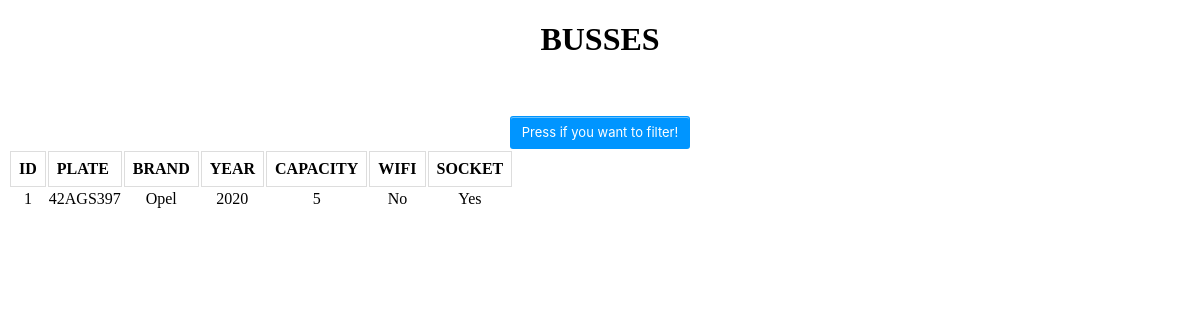
The page /busses.php on the database its author committed.
### tables this page shows
CREATE TABLE `busses` (
  `bid` int(11) NOT NULL,
  `plate` varchar(9) DEFAULT NULL,
  `brand` varchar(15) DEFAULT NULL,
  `bus_year` int(11) DEFAULT NULL,
  `capacity` int(11) DEFAULT NULL,
  `is_wifi` varchar(5) DEFAULT NULL,
  `is_socket` varchar(5) DEFAULT NULL
);

### filter_busses.php (called while the page is built, shortened)
<?php
    include "config.php";
    if(isset($_POST["search"]))
    {
        $add_AND = false;
        $add_WHERE = false;
        $sql_statement = "SELECT * FROM busses";
        $filter_states = "";
        foreach($_POST as $key=>$var)
        {
            if($key != "search" && $key != "click" && $key != "cage" && !strpos($key,"option") && !strpos($key,"2"))
            {
                if(($key === "cid"  &&!empty($_POST["cid"])) || ($key ==="age" && !empty($_POST["age"])))
                {
                    if($add_AND)
                    {
                        $filter_states = addAndToQ($filter_states);
                    }
                    $filter_states = $filter_states." ".$key. " ".$_POST[$key."-option"]." ".$_POST[$key];
                    $add_AND = true;
                    $add_WHERE = true;
                }
                else if($key ==="cid1" || $key == "cid2" || $key ==="age1" || $key ==="age2"){
                    if($key ==="cid1" && !empty($_POST["cid1"]) || ($key ==="age1" && !empty($_POST["age1"]))){
                        $keysubstr =  mb_substr($key, 0, 3);
                        if($add_AND)
                        {
                            $filter_states = addAndToQ($filter_states);
                        }
                        if(isset($_POST[$keysubstr."2"]) &&  !empty($_POST[$keysubstr."2"]))
                        {
                            $filter_states = $filter_states." ".$keysubstr. " > ".$_POST[$keysubstr."1"]." AND ".$keysubstr." < ".$_POST[$keysubstr."2"];
                        }
                        $add_AND = true;
                        $add_WHERE = true;
                    }
                }
                else{
                    if(!empty($_POST[$key]))
                    {
                        if($add_AND)
                        {
                            $filter_states = addAndToQ($filter_states);
                        }
                        if($_POST[$key."-option"] == "c")
                        {
                            $name = "'%$_POST[$key]%'";
                        }
                        else if($_POST[$key."-option"] == "eq")
                        {
                            $name = "'$_POST[$key]'";
                        }
                        else if($_POST[$key."-option"] == "s")
                        {
                            $name = "'$_POST[$key]%'";
                        }
                        else{
                            $name = "'%$_POST[$key]'";
                        }
                        $filter_states = $filter_states." ".$key." LIKE $name";
                        $add_AND = true;
                        $add_WHERE = true;
                    }
                }
            }
        }
        if($add_WHERE)
        {
            $sql_statement = $sql_statement." WHERE ".$filter_states;
        }
        $result = mysqli_query($db, $sql_statement);
    }
    else{
        $sql_statement = "SELECT * FROM busses";
        $result = mysqli_query($db, $sql_statement);
    }
?>

### busses.php (the view, shortened to what this page needs)
<?php
    include "filter_busses.php";
?>
<!DOCTYPE html>
<html>
    <head>
        <link rel="stylesheet" href="styles.css">
        <link rel="stylesheet" href="tab.css">
    </head>
    <body align="center">
        <h1>BUSSES</h1><br><br>
        <button class="tablink button-7" onclick="tabFilter()">Press if you want to filter!</button>
        <table>
            <tr>
                <th>ID</th>
                <th>PLATE</th>
                <th>BRAND</th>
                <th>YEAR</th>
                <th>CAPACITY</th>
                <th>WIFI</th>
                <th>SOCKET</th>
            </tr>
            <?php
                while($row = mysqli_fetch_assoc($result)){
                    $id = $row['bid'];
                    $plate = $row['plate'];
                    $brand = $row['brand'];
                    $bus_year = $row['bus_year'];
                    $capacity = $row['capacity'];
                    $is_wifi = $row['is_wifi'];
                    $is_socket = $row['is_socket'];
                    echo "<tr>" . "<td>" . $id . "</td>" . "<td>" . $plate . "</td>" . "<td>" . $brand . "</td>" . "<td>" . $bus_year . "</td>" . "<td>" . $capacity . "</td>" . "<td>" . $is_wifi . "</td>" . "<td>" . $is_socket . "</td>";
                }
            ?>
        </table>
    </body>
</html>

### styles.css (style rules this page uses)
#content td, th { border: 1px solid #dddddd; text-align: left; padding: 8px; }
.button-7 { background-color: #0095ff; border: 1px solid transparent; border-radius: 3px; box-shadow: rgba(255, 255, 255, .4) 0 1px 0 0 inset; box-sizing: border-box; color: #fff; cursor: pointer; display: inline-block; font-family: -apple-system,system-ui,"Segoe UI","Liberation Sans",sans-serif; font-size: 13px; font-weight: 400; line-height: 1.15385; margin: 0; outline: none; padding: 8px .8em; position: relative; text-align: center; text-decoration: none; user-select: none; -webkit-user-select: none; touch-action: manipulation; vertical-align: baseline; white-space: nowrap; }

### rows shown on the page
busses: bid "1", plate "42AGS397", brand "Opel", bus_year "2020", capacity "5", is_wifi "No", is_socket "Yes"
